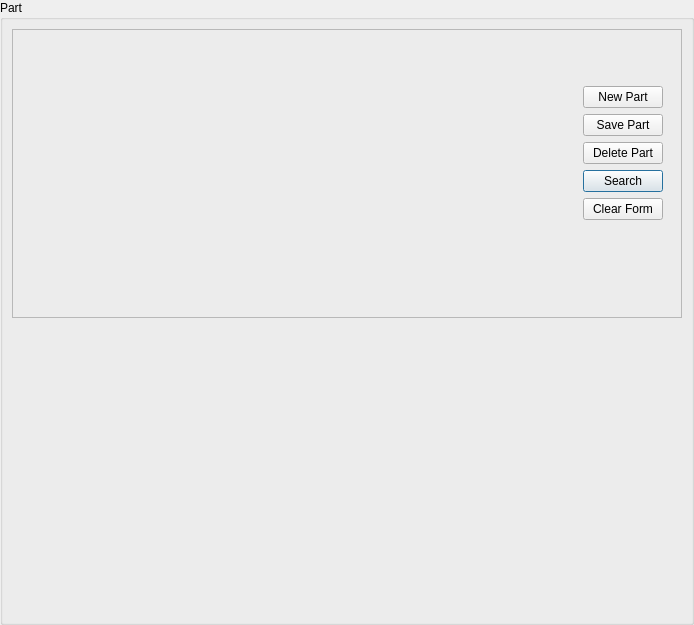
<?xml version="1.0" encoding="UTF-8"?>
<ui version="4.0">
 <class>Parts</class>
 <widget class="QFrame" name="Parts">
  <property name="geometry">
   <rect>
    <x>0</x>
    <y>0</y>
    <width>694</width>
    <height>625</height>
   </rect>
  </property>
  <property name="windowTitle">
   <string>Frame</string>
  </property>
  <property name="frameShape">
   <enum>QFrame::NoFrame</enum>
  </property>
  <property name="frameShadow">
   <enum>QFrame::Raised</enum>
  </property>
  <layout class="QGridLayout" name="gridLayout_2">
   <property name="horizontalSpacing">
    <number>0</number>
   </property>
   <property name="margin">
    <number>0</number>
   </property>
   <item row="0" column="0">
    <widget class="QGroupBox" name="groupBox_5">
     <property name="title">
      <string>Part</string>
     </property>
     <layout class="QGridLayout" name="gridLayout">
      <item row="0" column="0">
       <widget class="QcjDataFrame" name="dataFrame">
        <property name="toolTip">
         <string/>
        </property>
        <property name="whatsThis">
         <string/>
        </property>
        <property name="frameShape">
         <enum>QFrame::NoFrame</enum>
        </property>
        <property name="xml_definition" stdset="0">
         <string>form_definition</string>
        </property>
        <layout class="QVBoxLayout" name="verticalLayout">
         <property name="margin">
          <number>0</number>
         </property>
         <item>
          <widget class="QFrame" name="frame_6">
           <property name="frameShape">
            <enum>QFrame::StyledPanel</enum>
           </property>
           <property name="frameShadow">
            <enum>QFrame::Raised</enum>
           </property>
           <layout class="QHBoxLayout" name="horizontalLayout">
            <item>
             <widget class="QcjDataForm" name="dataForm">
              <property name="toolTip">
               <string/>
              </property>
              <property name="whatsThis">
               <string>&lt;html&gt;This form for entering parts information into inventory. It's xml form name is &lt;em&gt;parts_form&lt;/em&gt;&lt;/html&gt;</string>
              </property>
              <property name="xml_definition" stdset="0">
               <string>parts_form</string>
              </property>
             </widget>
            </item>
            <item>
             <widget class="QFrame" name="frame_2">
              <property name="sizePolicy">
               <sizepolicy hsizetype="Fixed" vsizetype="Fixed">
                <horstretch>0</horstretch>
                <verstretch>0</verstretch>
               </sizepolicy>
              </property>
              <property name="frameShape">
               <enum>QFrame::NoFrame</enum>
              </property>
              <property name="frameShadow">
               <enum>QFrame::Raised</enum>
              </property>
              <layout class="QVBoxLayout" name="_3">
               <property name="spacing">
                <number>6</number>
               </property>
               <property name="margin">
                <number>9</number>
               </property>
               <item>
                <widget class="QPushButton" name="newBtn">
                 <property name="text">
                  <string>New Part</string>
                 </property>
                </widget>
               </item>
               <item>
                <widget class="QPushButton" name="saveBtn">
                 <property name="text">
                  <string>Save Part</string>
                 </property>
                </widget>
               </item>
               <item>
                <widget class="QPushButton" name="deleteBtn">
                 <property name="text">
                  <string>Delete Part</string>
                 </property>
                </widget>
               </item>
               <item>
                <widget class="QPushButton" name="searchBtn">
                 <property name="text">
                  <string>Search</string>
                 </property>
                 <property name="default">
                  <bool>true</bool>
                 </property>
                </widget>
               </item>
               <item>
                <widget class="QPushButton" name="clearBtn">
                 <property name="toolTip">
                  <string>&lt;html&gt;Clicking this button clears the form&lt;/html&gt;</string>
                 </property>
                 <property name="text">
                  <string>Clear Form</string>
                 </property>
                </widget>
               </item>
               <item>
                <spacer>
                 <property name="orientation">
                  <enum>Qt::Vertical</enum>
                 </property>
                 <property name="sizeType">
                  <enum>QSizePolicy::Minimum</enum>
                 </property>
                 <property name="sizeHint" stdset="0">
                  <size>
                   <width>20</width>
                   <height>40</height>
                  </size>
                 </property>
                </spacer>
               </item>
              </layout>
             </widget>
            </item>
           </layout>
          </widget>
         </item>
         <item>
          <widget class="QcjDataTable" name="dataTable">
           <property name="toolTip">
            <string/>
           </property>
           <property name="whatsThis">
            <string>&lt;html&gt;This table is for selecting a part to modify from inventory. It's xml form name is &lt;em&gt;parts_table&lt;/em&gt;&lt;/html&gt;</string>
           </property>
           <property name="xml_definition" stdset="0">
            <string>parts_table</string>
           </property>
          </widget>
         </item>
        </layout>
       </widget>
      </item>
     </layout>
    </widget>
   </item>
  </layout>
 </widget>
 <customwidgets>
  <customwidget>
   <class>QcjDataForm</class>
   <extends>QFrame</extends>
   <header>QcjData/QcjDataForm.h</header>
  </customwidget>
  <customwidget>
   <class>QcjDataFrame</class>
   <extends>QFrame</extends>
   <header>QcjData/QcjDataFrame.h</header>
   <container>1</container>
  </customwidget>
  <customwidget>
   <class>QcjDataTable</class>
   <extends>QFrame</extends>
   <header>QcjData/QcjDataTable.h</header>
  </customwidget>
 </customwidgets>
 <resources/>
 <connections/>
</ui>
